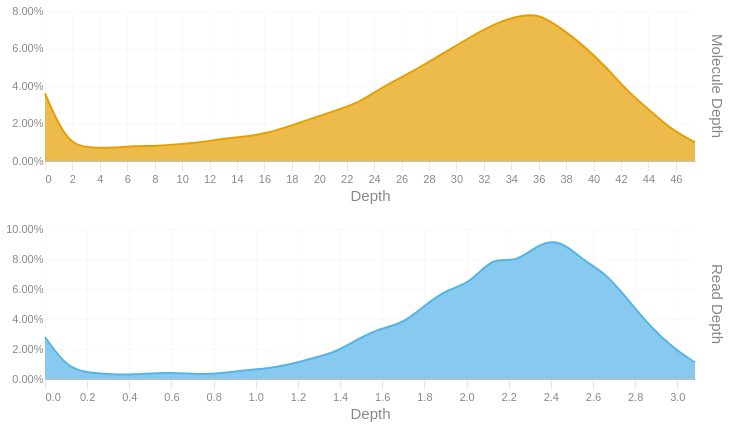

The cell this chart's notebook holds for it:
### Code cell
readdep = depth_hist(tb['Read Depth'], q99, 3)
readdep = readdep.with_columns(pl.lit('Read Depth').alias('Metric'))
if not SKIPLR:
    moldep = depth_hist(tb['Molecule Depth'], mol_q99, 1)
    moldep = moldep.with_columns(pl.lit('Molecule Depth').alias('Metric'))
    _hist = pl.concat([readdep, moldep])
    _hist = _hist.filter(pl.col('Proportion') != 0)
    with SafeRender(_hist):
        (
            alt.Chart(_hist)        
            .mark_area(interpolate = "basis")
            .encode(
                x=alt.X('Bin:Q').scale(domainMin=0).axis(alt.Axis(title='Depth')),
                y = alt.Y('Proportion:Q', title = None).axis(format = '.2%'),
                color = alt.Color('Metric:N').legend(None),
                row = alt.Row("Metric:N").header(title = None, labelOrient = 'right'),
                tooltip = [
                    alt.Tooltip("Metric:N", title = "Metric"),
                    alt.Tooltip('Interval:N', title = "Depth Interval"),
                    alt.Tooltip('Proportion:Q', title = "% Alignments").format('.2%')
                ]
            )
            .resolve_scale(x='independent', y='independent')
            .properties(
                height = 150, width = 650,
                usermeta={'embedOptions': {'downloadFileName': f'{samplename}.depth.hist'}}
            )
        ).display()
else:
    readdep = readdep.filter(pl.col('Proportion') != 0)
    with SafeRender(readdep):
        (
            alt.Chart(readdep)        
            .mark_area(interpolate = "basis")
            .encode(
                x=alt.X('Bin:Q').scale(domainMin=0).axis(alt.Axis(title='Depth')),
                y = alt.Y('Proportion:Q', title = None).axis(format = '.2%'),
                tooltip = [
                    alt.Tooltip('Interval:N', title = "Depth Interval"),
                    alt.Tooltip('Proportion:Q', title = "% Alignments").format('.2%')
                ]
            )
            .properties(
                usermeta={'embedOptions': {'downloadFileName': f'{samplename}.depth.hist'}}
            )
        ).display()

### Figure 1 — Vega-Lite specification as saved in the notebook (floating-point values rounded to 4 significant figures)
{"width": 650, "height": 150, "config": {"title": {"anchor": "start", "dy": -15, "fontSize": 18, "color": "#888888", "subtitleColor": "#888888", "subtitleFontSize": 14}, "arc": {"fill": "#0072B2"}, "axis": {"domainColor": "#888888", "domainWidth": 0.5, "gridWidth": 0.2, "grid": false, "titleFontWeight": 400, "titleFontSize": 15, "labelFontSize": 11, "labelColor": "#888888", "tickColor": "#888888", "tickWidth": 0.2, "titleColor": "#888888"}, "axisBand": {"grid": false}, "axisX": {"grid": true, "tickSize": 10, "domainCap": "round"}, "axisY": {"domain": false, "grid": true, "tickSize": 0, "domainCap": "round"}, "background": "transparent", "header": {"labelFontSize": 15, "labelColor": "#888888", "titleFontSize": 15, "titleFontWeight": 600, "titleColor": "#888888"}, "legend": {"labelFont": "sans-serif", "labelFontSize": 12, "labelColor": "#888888", "symbolSize": 100, "symbolType": "circle", "titleFontSize": 12, "titlePadding": 10, "titleColor": "#888888", "title": null}, "range": {"category": ["#E69F00", "#56B4E9", "#009E73", "#F0E442", "#0072B2", "#D55E00", "#CC79A7", "#000000"], "diverging": ["#cfe8f3", "#a2d4ec", "#73bfe2", "#46abdb", "#1696d2", "#12719e"]}, "area": {"fill": "#0072B2", "fillOpacity": 0.7, "line": true, "strokeOpacity": 0.7}, "line": {"color": "#0072B2", "stroke": "#0072B2", "strokeWidth": 2}, "trail": {"color": "#0072B2", "stroke": "#0072B2", "strokeWidth": 0, "size": 1}, "point": {"filled": true, "fillOpacity": 1.0, "size": 95}, "text": {"color": "#888888", "fontSize": 11, "align": "right", "fontWeight": 400, "size": 11}, "bar": {"fill": "#0072B2", "stroke": null}, "view": {"stroke": null, "continuousWidth": 660, "continuousHeight": 400}}, "data": {"name": "data-f5f19dc897a229a9a075408a671d2e82"}, "mark": {"type": "area", "interpolate": "basis"}, "encoding": {"color": {"field": "Metric", "legend": null, "type": "nominal"}, "row": {"field": "Metric", "header": {"title": null, "labelOrient": "right"}, "type": "nominal"}, "tooltip": [{"field": "Metric", "title": "Metric", "type": "nominal"}, {"field": "Interval", "title": "Depth Interval", "type": "nominal"}, {"field": "Proportion", "format": ".2%", "title": "% Alignments", "type": "quantitative"}], "x": {"axis": {"title": "Depth"}, "field": "Bin", "scale": {"domainMin": 0}, "type": "quantitative"}, "y": {"axis": {"format": ".2%"}, "field": "Proportion", "title": null, "type": "quantitative"}}, "resolve": {"scale": {"x": "independent", "y": "independent"}}, "usermeta": {"embedOptions": {"downloadFileName": "S6_Musquodoboit_1542.depth.hist"}}, "$schema": "https://vega.github.io/schema/vega-lite/v6.1.0.json", "datasets": {"data-f5f19dc897a229a9a075408a671d2e82": [{"Bin": 0.0, "Interval": "0.0-0.106", "Proportion": 0.028, "Metric": "Read Depth"}, {"Bin": 0.106, "Interval": "0.106-0.213", "Proportion": 0.007, "Metric": "Read Depth"}, {"Bin": 0.213, "Interval": "0.213-0.319", "Proportion": 0.004, "Metric": "Read Depth"}, {"Bin": 0.319, "Interval": "0.319-0.425", "Proportion": 0.003, "Metric": "Read Depth"}, {"Bin": 0.425, "Interval": "0.425-0.532", "Proportion": 0.003, "Metric": "Read Depth"}, {"Bin": 0.532, "Interval": "0.532-0.638", "Proportion": 0.004, "Metric": "Read Depth"}, {"Bin": 0.638, "Interval": "0.638-0.744", "Proportion": 0.004, "Metric": "Read Depth"}, {"Bin": 0.744, "Interval": "0.744-0.851", "Proportion": 0.003, "Metric": "Read Depth"}, {"Bin": 0.851, "Interval": "0.851-0.957", "Proportion": 0.004, "Metric": "Read Depth"}, {"Bin": 0.957, "Interval": "0.957-1.063", "Proportion": 0.006, "Metric": "Read Depth"}, {"Bin": 1.063, "Interval": "1.063-1.17", "Proportion": 0.007, "Metric": "Read Depth"}, {"Bin": 1.17, "Interval": "1.17-1.276", "Proportion": 0.01, "Metric": "Read Depth"}, {"Bin": 1.276, "Interval": "1.276-1.382", "Proportion": 0.014, "Metric": "Read Depth"}, {"Bin": 1.382, "Interval": "1.382-1.489", "Proportion": 0.018, "Metric": "Read Depth"}, {"Bin": 1.489, "Interval": "1.489-1.595", "Proportion": 0.027, "Metric": "Read Depth"}, {"Bin": 1.595, "Interval": "1.595-1.701", "Proportion": 0.034, "Metric": "Read Depth"}, {"Bin": 1.701, "Interval": "1.701-1.808", "Proportion": 0.037, "Metric": "Read Depth"}, {"Bin": 1.808, "Interval": "1.808-1.914", "Proportion": 0.05, "Metric": "Read Depth"}, {"Bin": 1.914, "Interval": "1.914-2.02", "Proportion": 0.06, "Metric": "Read Depth"}, {"Bin": 2.02, "Interval": "2.02-2.127", "Proportion": 0.064, "Metric": "Read Depth"}, {"Bin": 2.127, "Interval": "2.127-2.233", "Proportion": 0.082, "Metric": "Read Depth"}, {"Bin": 2.233, "Interval": "2.233-2.339", "Proportion": 0.077, "Metric": "Read Depth"}, {"Bin": 2.339, "Interval": "2.339-2.446", "Proportion": 0.09, "Metric": "Read Depth"}, {"Bin": 2.446, "Interval": "2.446-2.552", "Proportion": 0.093, "Metric": "Read Depth"}, {"Bin": 2.552, "Interval": "2.552-2.658", "Proportion": 0.079, "Metric": "Read Depth"}, {"Bin": 2.658, "Interval": "2.658-2.765", "Proportion": 0.071, "Metric": "Read Depth"}, {"Bin": 2.765, "Interval": "2.765-2.871", "Proportion": 0.053, "Metric": "Read Depth"}, {"Bin": 2.871, "Interval": "2.871-2.977", "Proportion": 0.035, "Metric": "Read Depth"}, {"Bin": 2.977, "Interval": "2.977-3.084", "Proportion": 0.021, "Metric": "Read Depth"}, {"Bin": 3.084, "Interval": "3.084-3.19", "Proportion": 0.011, "Metric": "Read Depth"}, {"Bin": 0.0, "Interval": "0.0-1.6", "Proportion": 0.036, "Metric": "Molecule Depth"}, {"Bin": 1.6, "Interval": "1.6-3.3", "Proportion": 0.009, "Metric": "Molecule Depth"}, {"Bin": 3.3, "Interval": "3.3-4.9", "Proportion": 0.007, "Metric": "Molecule Depth"}, {"Bin": 4.9, "Interval": "4.9-6.5", "Proportion": 0.007, "Metric": "Molecule Depth"}, {"Bin": 6.5, "Interval": "6.5-8.2", "Proportion": 0.008, "Metric": "Molecule Depth"}, {"Bin": 8.2, "Interval": "8.2-9.8", "Proportion": 0.008, "Metric": "Molecule Depth"}, {"Bin": 9.8, "Interval": "9.8-11.4", "Proportion": 0.009, "Metric": "Molecule Depth"}, {"Bin": 11.4, "Interval": "11.4-13.1", "Proportion": 0.01, "Metric": "Molecule Depth"}, {"Bin": 13.1, "Interval": "13.1-14.7", "Proportion": 0.012, "Metric": "Molecule Depth"}, {"Bin": 14.7, "Interval": "14.7-16.3", "Proportion": 0.013, "Metric": "Molecule Depth"}, {"Bin": 16.3, "Interval": "16.3-18.0", "Proportion": 0.015, "Metric": "Molecule Depth"}, {"Bin": 18.0, "Interval": "18.0-19.6", "Proportion": 0.019, "Metric": "Molecule Depth"}, {"Bin": 19.6, "Interval": "19.6-21.2", "Proportion": 0.023, "Metric": "Molecule Depth"}, {"Bin": 21.2, "Interval": "21.2-22.9", "Proportion": 0.027, "Metric": "Molecule Depth"}, {"Bin": 22.9, "Interval": "22.9-24.5", "Proportion": 0.031, "Metric": "Molecule Depth"}, {"Bin": 24.5, "Interval": "24.5-26.1", "Proportion": 0.039, "Metric": "Molecule Depth"}, {"Bin": 26.1, "Interval": "26.1-27.8", "Proportion": 0.045, "Metric": "Molecule Depth"}, {"Bin": 27.8, "Interval": "27.8-29.4", "Proportion": 0.052, "Metric": "Molecule Depth"}, {"Bin": 29.4, "Interval": "29.4-31.0", "Proportion": 0.059, "Metric": "Molecule Depth"}, {"Bin": 31.0, "Interval": "31.0-32.7", "Proportion": 0.066, "Metric": "Molecule Depth"}, {"Bin": 32.7, "Interval": "32.7-34.3", "Proportion": 0.073, "Metric": "Molecule Depth"}, {"Bin": 34.3, "Interval": "34.3-35.9", "Proportion": 0.077, "Metric": "Molecule Depth"}, {"Bin": 35.9, "Interval": "35.9-37.6", "Proportion": 0.079, "Metric": "Molecule Depth"}, {"Bin": 37.6, "Interval": "37.6-39.2", "Proportion": 0.071, "Metric": "Molecule Depth"}, {"Bin": 39.2, "Interval": "39.2-40.8", "Proportion": 0.062, "Metric": "Molecule Depth"}, {"Bin": 40.8, "Interval": "40.8-42.5", "Proportion": 0.051, "Metric": "Molecule Depth"}, {"Bin": 42.5, "Interval": "42.5-44.1", "Proportion": 0.037, "Metric": "Molecule Depth"}, {"Bin": 44.1, "Interval": "44.1-45.8", "Proportion": 0.027, "Metric": "Molecule Depth"}, {"Bin": 45.8, "Interval": "45.8-47.4", "Proportion": 0.016, "Metric": "Molecule Depth"}, {"Bin": 47.4, "Interval": "47.4-49.02", "Proportion": 0.01, "Metric": "Molecule Depth"}]}}
